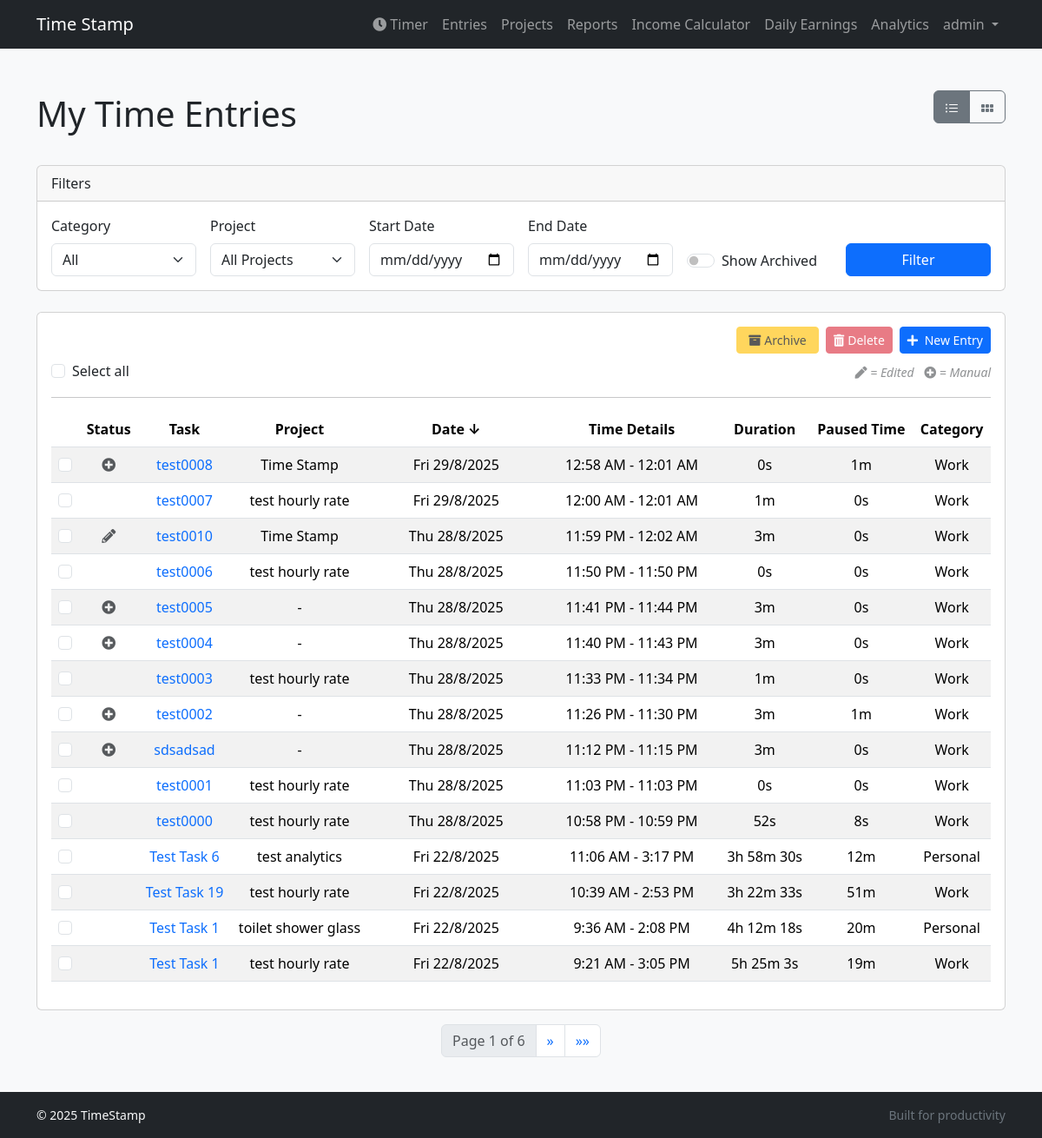
Before: /entries/ (signed in) with the older database file.
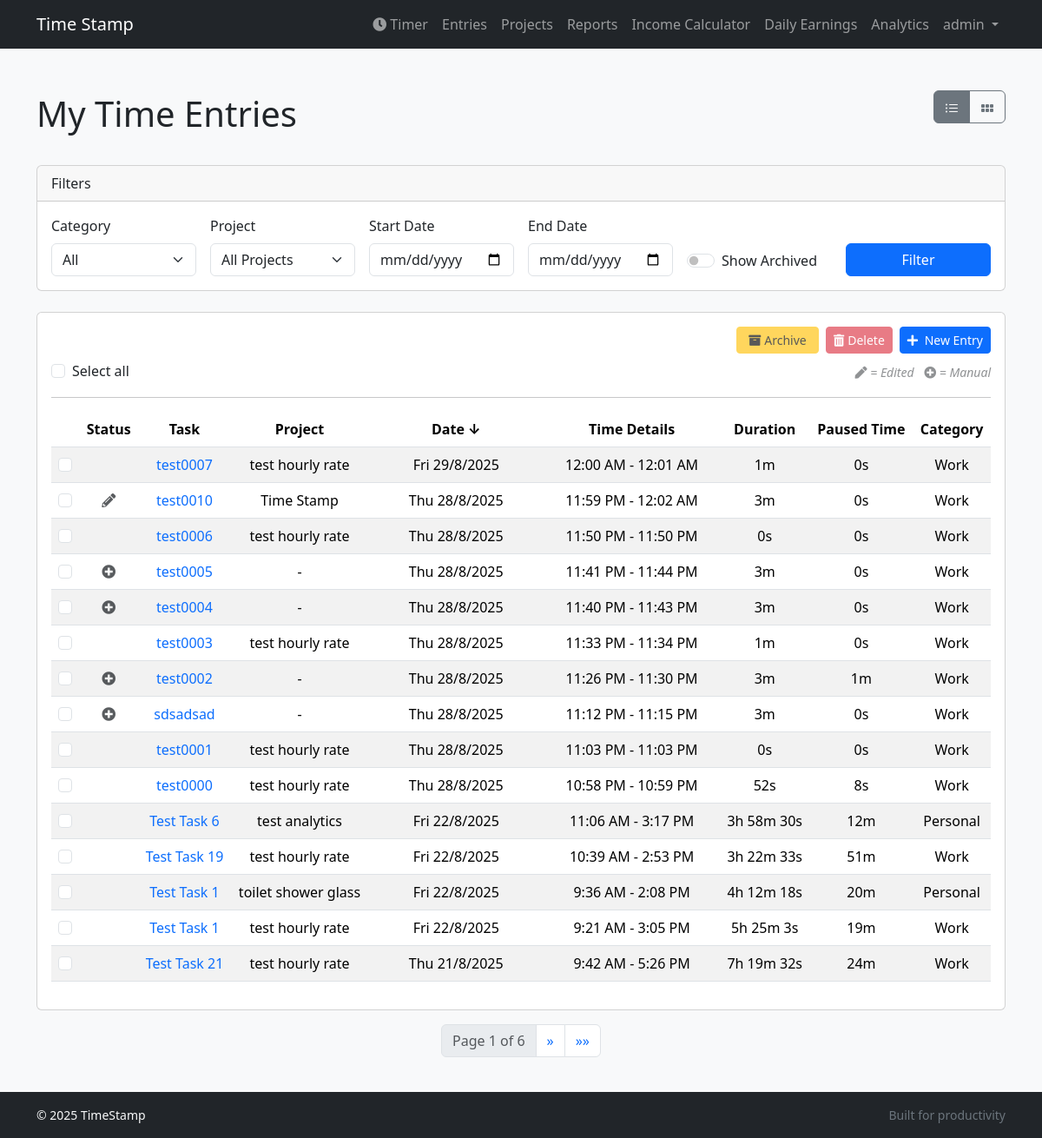
After: the same page with the newer database file.
### tracker/models.py (models this page shows, shortened)
class TimeEntry(models.Model):
    user = models.ForeignKey(settings.AUTH_USER_MODEL, on_delete=models.CASCADE)
    project = models.ForeignKey(Project, on_delete=models.CASCADE, null=True, blank=True, related_name='time_entries')
    title = models.CharField(max_length=200)
    description = models.TextField(blank=True)
    notes = models.TextField(blank=True)
    start_time = models.DateTimeField()
    end_time = models.DateTimeField(null=True, blank=True)
    is_archived = models.BooleanField(default=False)
    category = models.CharField(max_length=10, choices=CATEGORY_CHOICES, default='work')
    is_paused = models.BooleanField(default=False)
    last_pause_time = models.DateTimeField(null=True, blank=True)
    paused_duration = models.DurationField(default=timedelta(0))
    is_manual = models.BooleanField(default=False)  # Add this field
    was_edited = models.BooleanField(default=False) # Add this line
    class Meta:
        ordering = ['-start_time']
    @property
    def duration(self):
        if self.end_time:
            paused_time = self.paused_duration or timedelta(0)
            return self.end_time - self.start_time - paused_time
        return None

class Project(models.Model):
    user = models.ForeignKey(User, on_delete=models.CASCADE, related_name='projects')
    name = models.CharField(max_length=100)
    description = models.TextField(blank=True)
    category = models.CharField(max_length=10, choices=CATEGORY_CHOICES, default='work')
    is_archived = models.BooleanField(default=False)
    hourly_rate = models.DecimalField(max_digits=8, decimal_places=2, default=0.00)

### tracker/views.py (the view)
# urls.py: path('entries/', views.TimeEntryListView.as_view(), name='entry_list'),
class TimeEntryListView(LoginRequiredMixin, ListView):
    model = TimeEntry
    template_name = 'tracker/timeentry_list.html'
    context_object_name = 'entries'
    paginate_by = 15
    def get_paginate_by(self, queryset):
        filter_keys = ['start_date', 'end_date', 'category', 'project', 'show_archived']
        if any(self.request.GET.get(key) for key in filter_keys):
            return None
        return self.paginate_by
    def get_queryset(self):
        queryset = super().get_queryset().filter(user=self.request.user)
        form_data = self.request.GET
        if not form_data:
            today = timezone.now().date()
            start_of_month = today.replace(day=1)
            form_data = {
                'start_date': start_of_month,
                'end_date': today,
            }
        self.form = TimeEntryFilterForm(form_data)
        queryset = queryset.annotate(duration_calc=F('end_time') - F('start_time'))
        if self.form.is_valid():
            start_date = self.form.cleaned_data.get('start_date')
            if start_date:
                queryset = queryset.filter(start_time__date__gte=start_date)
            end_date = self.form.cleaned_data.get('end_date')
            if end_date:
                queryset = queryset.filter(
                    Q(end_time__date__lte=end_date) | Q(end_time__isnull=True)
                )
            category = self.form.cleaned_data.get('category')
            if category:
                queryset = queryset.filter(category=category)
            project = self.form.cleaned_data.get('project')
            if project:
                queryset = queryset.filter(project=project)
            if self.form.cleaned_data.get('show_archived'):
                queryset = queryset.filter(is_archived=True)
            else:
                queryset = queryset.filter(is_archived=False)
        else:
            queryset = queryset.filter(is_archived=False)
        sort_by = self.request.GET.get('sort_by')
        sort_dir = self.request.GET.get('sort_dir')
        sort_field_mapping = {
            'task': 'title',
            'project': 'project__name',
            'date': 'start_time',
            'start_time': 'start_time',
            'duration': 'duration_calc', # Use the annotated field
            'paused_time': 'paused_duration',
            'category': 'category',
        }
        sort_field_db = sort_field_mapping.get(sort_by)
        if sort_field_db and sort_dir in ['asc', 'desc']:
            if sort_dir == 'desc':
                sort_field_db = f'-{sort_field_db}'
            queryset = queryset.order_by(sort_field_db, '-pk')
        else:
            queryset = queryset.order_by('-start_time', '-pk')
        return queryset
    def get_context_data(self, **kwargs):
        context = super().get_context_data(**kwargs)
        context['form'] = self.form
        context['sort_by'] = self.request.GET.get('sort_by', 'date')
        context['sort_dir'] = self.request.GET.get('sort_dir', 'desc')
        context['all_projects'] = Project.objects.filter(user=self.request.user)
        latest_work_entry = TimeEntry.objects.filter(user=self.request.user, category='work', project__isnull=False).order_by('-start_time').first()
        latest_personal_entry = TimeEntry.objects.filter(user=self.request.user, category='personal', project__isnull=False).order_by('-start_time').first()
        context['latest_work_project_id'] = latest_work_entry.project.id if latest_work_entry else None
        context['latest_personal_project_id'] = latest_personal_entry.project.id if latest_personal_entry else None
        return context

### tracker/forms.py
class TimeEntryFilterForm(forms.Form):
    start_date = forms.DateField(required=False, widget=forms.DateInput(attrs={'type': 'date', 'class': 'form-control'}))
    end_date = forms.DateField(required=False, widget=forms.DateInput(attrs={'type': 'date', 'class': 'form-control'}))
    category = forms.ChoiceField(choices=[('', 'All Categories')] + CATEGORY_CHOICES, required=False, widget=forms.Select(attrs={'class': 'form-select', 'id': 'id_category'}))
    show_archived = forms.BooleanField(required=False, widget=forms.CheckboxInput(attrs={'class': 'form-check-input'}))

### tracker/templatetags/tracker_tags.py (called while the page is built)
@register.simple_tag(takes_context=True)
def url_replace(context, **kwargs):
    query = context['request'].GET.copy()
    for key, value in kwargs.items():
        query[key] = value
    return query.urlencode()

@register.simple_tag(takes_context=True)
def sort_url(context, field):
    query = context['request'].GET.copy()
    current_sort_by = query.get('sort_by')
    current_sort_dir = query.get('sort_dir')
    query['sort_by'] = field
    if current_sort_by == field and current_sort_dir == 'asc':
        query['sort_dir'] = 'desc'
    else:
        query['sort_dir'] = 'asc'
    return query.urlencode()

### templates/tracker/timeentry_list.html (shortened to what the changed rows need)
{% extends "base.html" %}
{% load tracker_tags %}
{% load static %}
{% block extra_css %}
<link rel="stylesheet" href="{% static 'css/timeentry_list.css' %}">
{% endblock %}
{% block content %}
<div class="d-flex justify-content-between align-items-center mb-4">
    <h1>My Time Entries</h1>
</div>
<form method="post" id="bulk-action-form">
    <div class="card mb-3">
        <div class="card-body">
            <div id="table-view-container">
                <div class="table-responsive">
                    <table class="table table-striped table-hover">
                        <thead>
                            <tr id="sortable-headers">
                                <th data-column-id="checkbox"></th>
                                <th class="text-center" data-column-id="status">
                                    <a href="?{% sort_url 'is_manual' %}" class="text-decoration-none text-reset">
                                        Status {% if sort_by == 'is_manual' %}{% if sort_dir == 'asc' %}&uarr;{% else %}&darr;{% endif %}{% endif %}
                                    </a>
                                </th>
                                <th class="text-center" data-column-id="task">
                                    <a href="?{% sort_url 'title' %}" class="text-decoration-none text-reset">
                                        Task {% if sort_by == 'title' %}{% if sort_dir == 'asc' %}&uarr;{% else %}&darr;{% endif %}{% endif %}
                                    </a>
                                </th>
                                <th class="text-center" data-column-id="project">
                                     <a href="?{% sort_url 'project__name' %}" class="text-decoration-none text-reset">
                                        Project {% if sort_by == 'project__name' %}{% if sort_dir == 'asc' %}&uarr;{% else %}&darr;{% endif %}{% endif %}
                                    </a>
                                </th>
                                <th class="text-center" data-column-id="date">
                                     <a href="?{% sort_url 'date' %}" class="text-decoration-none text-reset">
                                        Date {% if sort_by == 'date' %}{% if sort_dir == 'asc' %}&uarr;{% else %}&darr;{% endif %}{% endif %}
                                    </a>
                                </th>
                                <th class="text-center" data-column-id="start_time">Time Details</th>
                                <th class="text-center" data-column-id="duration">
                                     <a href="?{% sort_url 'duration' %}" class="text-decoration-none text-reset">
                                        Duration {% if sort_by == 'duration' %}{% if sort_dir == 'asc' %}&uarr;{% else %}&darr;{% endif %}{% endif %}
                                    </a>
                                </th>
                                <th class="text-center" data-column-id="paused_time">
                                     <a href="?{% sort_url 'paused_duration' %}" class="text-decoration-none text-reset">
                                        Paused Time {% if sort_by == 'paused_duration' %}{% if sort_dir == 'asc' %}&uarr;{% else %}&darr;{% endif %}{% endif %}
                                    </a>
                                </th>
                                <th class="text-center" data-column-id="category">
                                     <a href="?{% sort_url 'category' %}" class="text-decoration-none text-reset">
                                        Category {% if sort_by == 'category' %}{% if sort_dir == 'asc' %}&uarr;{% else %}&darr;{% endif %}{% endif %}
                                    </a>
                                </th>
                            </tr>
                        </thead>
                        <tbody id="table-body">
                            {% for entry in entries %}
                            <tr class="{% if entry.is_archived %}table-warning{% endif %}">
                                <td class="text-center" data-column-id="checkbox"><input class="form-check-input entry-checkbox" type="checkbox" name="selected_entries" value="{{ entry.pk }}"></td>
                                <td class="text-center" data-column-id="status">
                                    {% if entry.is_manual %}
                                        <i class="fas fa-plus-circle text-muted" title="This entry was manually created."></i>
                                    {% elif entry.was_edited %}
                                        <i class="fas fa-pencil-alt text-muted" title="This entry's time was edited."></i>
                                    {% endif %}
                                </td>
                                <td class="text-center" data-column-id="task">
                                    <a href="#" class="text-decoration-none view-details-btn"
                                       data-entry-id="{{ entry.pk }}"
                                       data-bs-toggle="modal"
                                       data-bs-target="#entryDetailsModal">
                                        {{ entry.title }}
                                    </a>
                                </td>
                                <td class="text-center" data-column-id="project">{{ entry.project.name|default:"-" }}</td>
                                <td class="text-center" data-column-id="date">{{ entry.start_time|date:"D j/n/Y" }}</td>
                                <td class="text-center" data-column-id="start_time">{{ entry.start_time|date:"g:i A" }} - {{ entry.end_time|date:"g:i A" }}</td>
                                <td class="text-center" data-column-id="duration">{{ entry.duration|human_duration }}</td>
                                <td class="text-center" data-column-id="paused_time">{{ entry.paused_duration|human_duration }}</td>
                                <td class="text-center" data-column-id="category">{{ entry.get_category_display }}</td>
                            </tr>
                            {% empty %}
                            <tr>
                                <td colspan="9" class="text-center">No time entries found.</td>
                            </tr>
                            {% endfor %}
                        </tbody>
                    </table>
                </div>
            </div>
        </div>
    </div>
</form>
{% endblock %}

Changed rows visible on the page:
removed TimeEntry: is_manual True (drawn), title "test0008", project.name "Time Stamp", start_time "Fri 29/8/2025", start_time "12:58 AM", end_time "12:01 AM", duration|human_duration "0s", paused_duration|human_duration "1m", category "Work"
now on this page (row unchanged): TimeEntry: title "Test Task 21", project.name "test hourly rate", start_time "Thu 21/8/2025", start_time "9:42 AM", end_time "5:26 PM", duration|human_duration "7h 19m 32s", paused_duration|human_duration "24m", category "Work"
